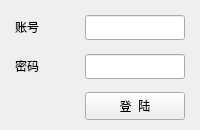
<?xml version="1.0" encoding="UTF-8"?>
<ui version="4.0">
 <class>Widget_account</class>
 <widget class="QWidget" name="Widget_account">
  <property name="geometry">
   <rect>
    <x>0</x>
    <y>0</y>
    <width>200</width>
    <height>130</height>
   </rect>
  </property>
  <property name="minimumSize">
   <size>
    <width>200</width>
    <height>130</height>
   </size>
  </property>
  <property name="maximumSize">
   <size>
    <width>240</width>
    <height>150</height>
   </size>
  </property>
  <property name="windowTitle">
   <string>登陆</string>
  </property>
  <layout class="QGridLayout" name="gridLayout">
   <property name="leftMargin">
    <number>15</number>
   </property>
   <property name="topMargin">
    <number>15</number>
   </property>
   <property name="rightMargin">
    <number>15</number>
   </property>
   <property name="bottomMargin">
    <number>15</number>
   </property>
   <property name="spacing">
    <number>15</number>
   </property>
   <item row="0" column="1">
    <widget class="QLineEdit" name="edit_account">
     <property name="minimumSize">
      <size>
       <width>100</width>
       <height>25</height>
      </size>
     </property>
     <property name="maximumSize">
      <size>
       <width>100</width>
       <height>25</height>
      </size>
     </property>
    </widget>
   </item>
   <item row="1" column="1">
    <widget class="QLineEdit" name="edit_password">
     <property name="minimumSize">
      <size>
       <width>100</width>
       <height>25</height>
      </size>
     </property>
     <property name="maximumSize">
      <size>
       <width>100</width>
       <height>25</height>
      </size>
     </property>
     <property name="echoMode">
      <enum>QLineEdit::Password</enum>
     </property>
    </widget>
   </item>
   <item row="0" column="0">
    <widget class="QLabel" name="label_account">
     <property name="maximumSize">
      <size>
       <width>80</width>
       <height>16777215</height>
      </size>
     </property>
     <property name="text">
      <string>账号</string>
     </property>
    </widget>
   </item>
   <item row="2" column="1">
    <widget class="QPushButton" name="btn_login">
     <property name="minimumSize">
      <size>
       <width>0</width>
       <height>28</height>
      </size>
     </property>
     <property name="maximumSize">
      <size>
       <width>120</width>
       <height>16777215</height>
      </size>
     </property>
     <property name="text">
      <string>登  陆</string>
     </property>
    </widget>
   </item>
   <item row="1" column="0">
    <widget class="QLabel" name="label_password">
     <property name="maximumSize">
      <size>
       <width>80</width>
       <height>16777215</height>
      </size>
     </property>
     <property name="text">
      <string>密码</string>
     </property>
    </widget>
   </item>
   <item row="2" column="0">
    <widget class="QLabel" name="label_tip">
     <property name="text">
      <string/>
     </property>
    </widget>
   </item>
  </layout>
 </widget>
 <resources/>
 <connections/>
</ui>
